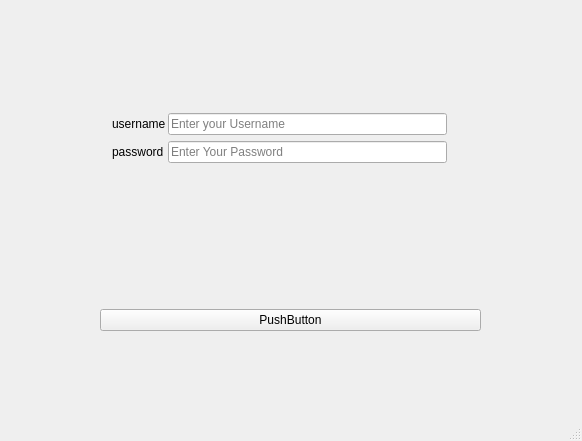
<?xml version="1.0" encoding="UTF-8"?>
<ui version="4.0">
 <class>MainWindow</class>
 <widget class="QMainWindow" name="MainWindow">
  <property name="geometry">
   <rect>
    <x>0</x>
    <y>0</y>
    <width>582</width>
    <height>441</height>
   </rect>
  </property>
  <property name="windowTitle">
   <string>login window</string>
  </property>
  <widget class="QWidget" name="centralwidget">
   <widget class="QWidget" name="verticalLayoutWidget">
    <property name="geometry">
     <rect>
      <x>100</x>
      <y>60</y>
      <width>381</width>
      <height>271</height>
     </rect>
    </property>
    <layout class="QVBoxLayout" name="verticalLayout">
     <item>
      <layout class="QFormLayout" name="formLayout">
       <property name="horizontalSpacing">
        <number>2</number>
       </property>
       <property name="leftMargin">
        <number>12</number>
       </property>
       <property name="topMargin">
        <number>53</number>
       </property>
       <property name="rightMargin">
        <number>34</number>
       </property>
       <property name="bottomMargin">
        <number>4</number>
       </property>
       <item row="0" column="0">
        <widget class="QLabel" name="label_2">
         <property name="text">
          <string>username</string>
         </property>
        </widget>
       </item>
       <item row="1" column="0">
        <widget class="QLabel" name="label">
         <property name="text">
          <string>password</string>
         </property>
        </widget>
       </item>
       <item row="0" column="1">
        <widget class="QLineEdit" name="lineEdit_username">
         <property name="placeholderText">
          <string>Enter your Username</string>
         </property>
        </widget>
       </item>
       <item row="1" column="1">
        <widget class="QLineEdit" name="lineEdit_2_password">
         <property name="echoMode">
          <enum>QLineEdit::EchoMode::Password</enum>
         </property>
         <property name="placeholderText">
          <string>Enter Your Password</string>
         </property>
        </widget>
       </item>
      </layout>
     </item>
     <item>
      <widget class="QPushButton" name="pushButton_login">
       <property name="text">
        <string>PushButton</string>
       </property>
      </widget>
     </item>
    </layout>
   </widget>
  </widget>
  <widget class="QMenuBar" name="menubar">
   <property name="geometry">
    <rect>
     <x>0</x>
     <y>0</y>
     <width>582</width>
     <height>25</height>
    </rect>
   </property>
  </widget>
  <widget class="QStatusBar" name="statusbar"/>
 </widget>
 <resources/>
 <connections/>
</ui>
